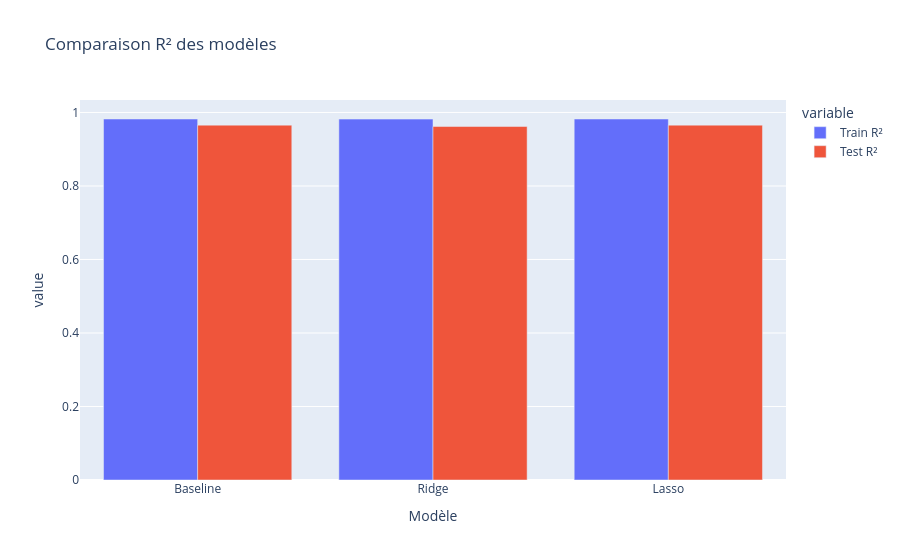

Here is the notebook cell this chart was saved with:
### Markdown cell above
### **16 - Comparaison Baseline vs Ridge vs Lasso**

### Code cell
comparison_df = pd.DataFrame({
    "Modèle": ["Baseline", "Ridge", "Lasso"],
    "Train R²": [0.9822, 0.9819, 0.9822],
    "Test R²": [0.9655, 0.9617, 0.9655],
    "Train RMSE":[89796, 90524, 89796],
    "Test RMSE": [126960, 133699, 126965]
})

print(comparison_df)

fig = px.bar(comparison_df,
             x="Modèle",
             y=["Train R²", "Test R²"],
             title="Comparaison R² des modèles",
             barmode="group")
fig.show()

fig2 = px.bar(comparison_df,
              x="Modèle",
              y=["Train RMSE", "Test RMSE"],
              title="Comparaison RMSE des modèles",
              barmode="group")
fig2.show()

### Figure 1 — Plotly figure (JSON) as saved in the notebook; plotly's stock layout.template omitted (floating-point values rounded to 4 significant figures)
{"data": [{"alignmentgroup": "True", "hovertemplate": "variable=Train R²<br>Modèle=%{x}<br>value=%{y}<extra></extra>", "legendgroup": "Train R²", "marker": {"color": "#636efa", "pattern": {"shape": ""}}, "name": "Train R²", "offsetgroup": "Train R²", "orientation": "v", "showlegend": true, "textposition": "auto", "type": "bar", "x": ["Baseline", "Ridge", "Lasso"], "xaxis": "x", "y": [0.9822, 0.9819, 0.9822], "yaxis": "y"}, {"alignmentgroup": "True", "hovertemplate": "variable=Test R²<br>Modèle=%{x}<br>value=%{y}<extra></extra>", "legendgroup": "Test R²", "marker": {"color": "#EF553B", "pattern": {"shape": ""}}, "name": "Test R²", "offsetgroup": "Test R²", "orientation": "v", "showlegend": true, "textposition": "auto", "type": "bar", "x": ["Baseline", "Ridge", "Lasso"], "xaxis": "x", "y": [0.9655, 0.9617, 0.9655], "yaxis": "y"}], "layout": {"barmode": "group", "legend": {"title": {"text": "variable"}, "tracegroupgap": 0}, "title": {"text": "Comparaison R² des modèles"}, "xaxis": {"anchor": "y", "domain": [0, 1], "title": {"text": "Modèle"}}, "yaxis": {"anchor": "x", "domain": [0, 1], "title": {"text": "value"}}}}
